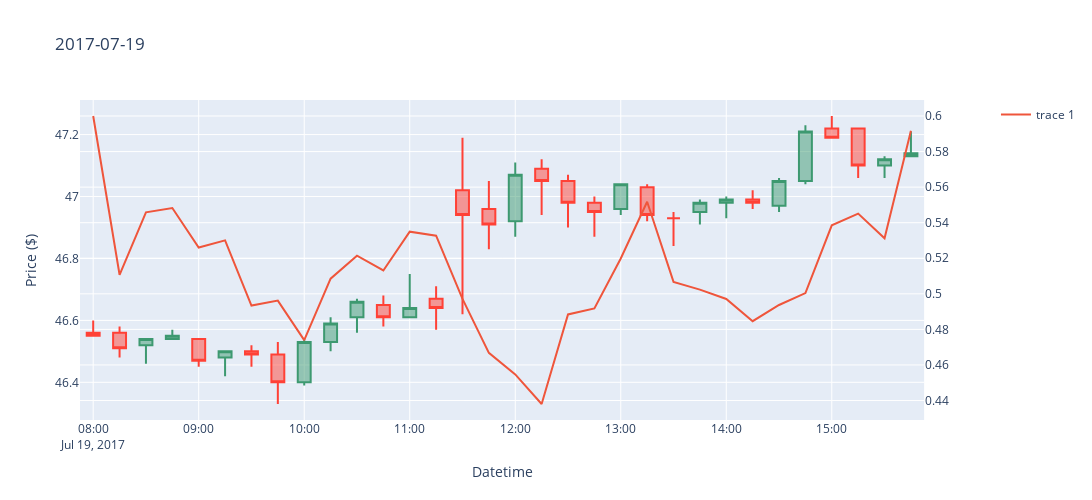
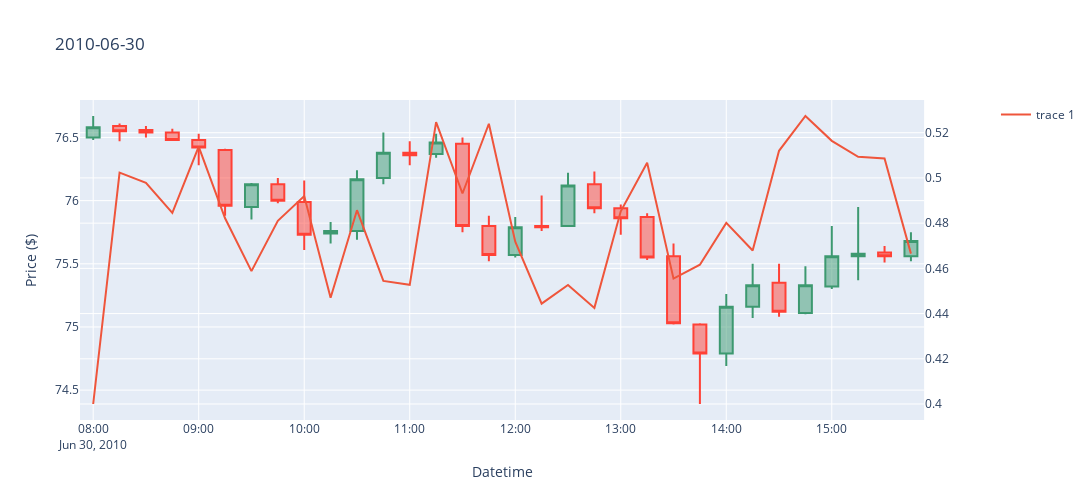

These figures' notebook cell, in order:
### Markdown cell above
Try using simple moving average of the distance to see it helps with visualization

### Code cell
window_size = 4
sma_values = df_test.groupby(df_test['datetime'].dt.date)['high_dst_15m'].rolling(window=window_size, min_periods=1).mean().reset_index(level=0, drop=True)
df_test['high_dst_15m_sma'] = sma_values

for day in days[:3]:
    df_day = df_test[df_test['datetime'].dt.date == day]
    plot_candlestick(df_day, day, 'high_dst_15m_sma')
